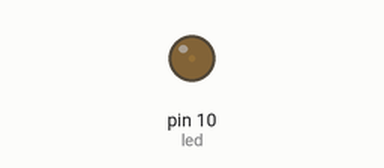
Recording of a sketch running on a simulated Arduino Uno, built with avr-gcc and run on an emulated ATmega328P. Parts: output pins drawn as LEDs (lit = HIGH).

Above: at 0.1 s.
At 1.3 s:
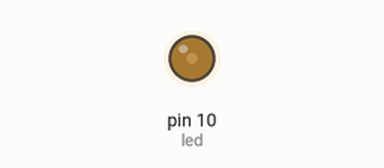
At 2.5 s:
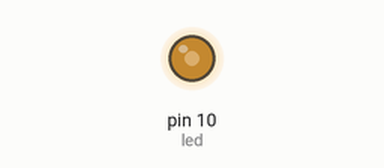
At 5.2 s:
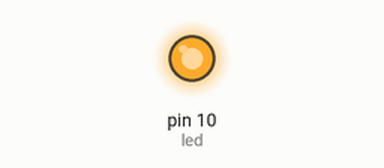
Timing chart, 0 to 6.7 s (numbered marks = the images above):
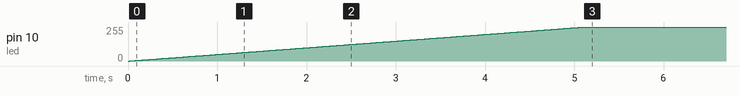

The sketch:

a05_pwm_led_brighter.ino
```cpp
int led = 10;

/**
 * [반복문] for문
 * for (초기값, 조건식, 증감식) {
 *   수행문장
 * }
 */

void setup() {
  for (int power=0; power < 256; power++) {
    analogWrite(led, power);
    delay(20);
  }
}

void loop() {
}
```
